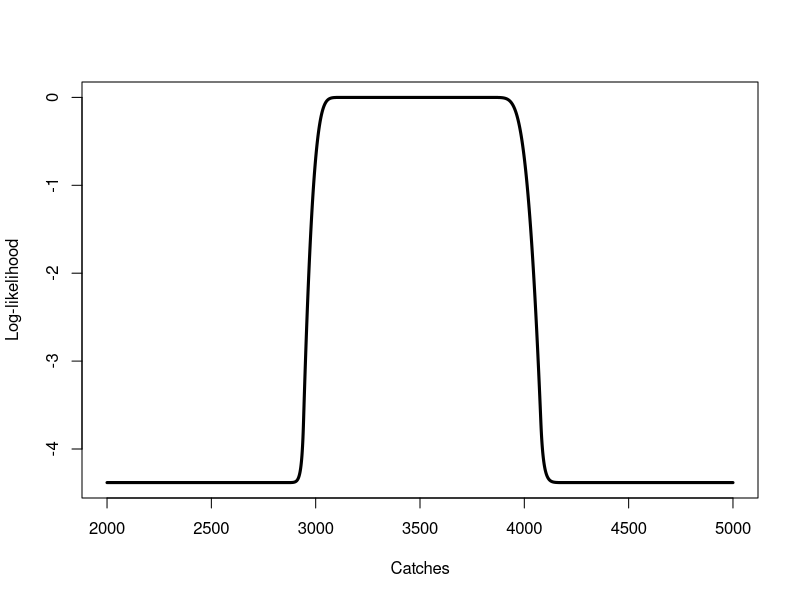
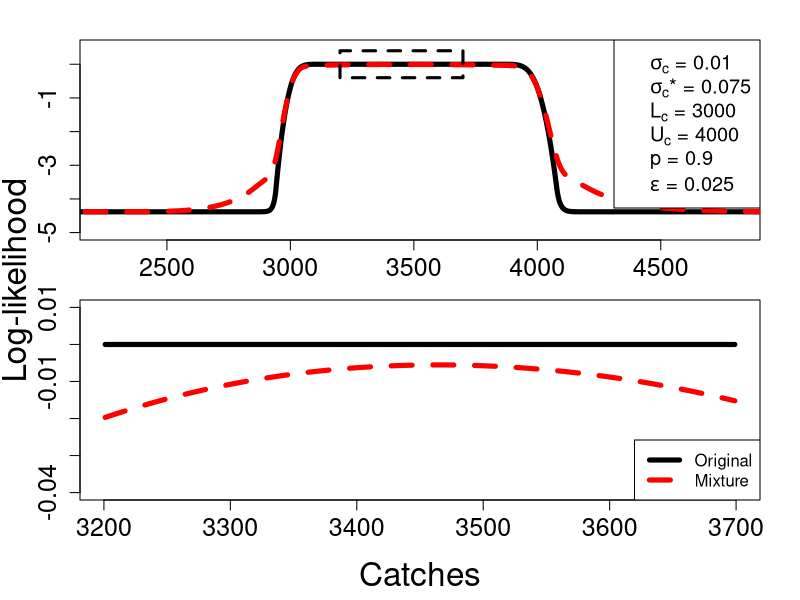

Generate these figures, in order, with R:
## ---- chunk 1
# credit for this code https://stat.ethz.ch/pipermail/r-help/2011-July/283736.html
set.seed(1001)
shape = 2
scale = 3
z <- rgamma(10000, shape = shape ,scale = scale)
var(z)
# shoudl be close to 
shape * scale^2
# calculate CV
1/sqrt(shape)
sd(z) / mean(z) # compare to cv
#> [1] 1.002399
## inverse link GLM
g1 <- glm(z ~ 1, family = Gamma(link = "inverse"))
summary(g1)
#Here the intercept estimate is 0.167 , which is very
#nearly 1/6 = 1/(shape*scale) -- i.e. the Gamma GLM is
#parameterized in terms of the mean (on the inverse scale).  
# If you want to recover the scale parameter for the intercept case, then
summary(g1)$dispersion / coef(g1)[1]

## to get the scale parameter the log-link gamma model
g2 <- glm(z ~ 1, family = Gamma(link = "log"))
summary(g2)
## scale param
summary(g2)$dispersion * exp(coef(g2)[1])
## shape param
1 / summary(g2)$dispersion
# the shape parameter (the reciprocal of the dispersion parameter)
## ---- chunk 2

#' Return the Pdf for the dirichlet multinomial tried to copy from The 
#' thorson paper. He deviates from the classic formulation by pulling out (x!) 
#' of the denominator from the right hand product
#' and moving it to the left denominator
#' @param: obs vector of observed compositions assumes sum(pi) = 1
#' @param: fitted vector of fiited compositions assumes sum(pi_fitted) = 1 
#' @param: beta variance inflation coefficient
#' @param: n is the total number of samples in the available data (which is restricted to any non-negative real number),
#' @return PDF
#'
ddirichmult = function(obs, beta, n, fitted, log = F) {
  if(sum(pi) != 1)
    stop("pi needs to sum to 1")
  if(sum(fitted) != 1)
    stop("pi_fitted needs to sum to 1")
  val = (lgamma(n + 1) + lgamma(beta)) - (lgamma(n + beta) + 
               sum(lgamma(n*obs + 1))) + sum(lgamma(n*obs + beta * fitted) 
                                             - lgamma(beta* fitted))
  if(log == F)
    val = exp(val)
  return(val)
}

#' returns the negative log-likelihood for the dirichlet multinomial
#' this is used in the TMB code, parameterised as theta.
ddirichmult_alt = function(obs, theta, fitted) {
  N_eff = sum(obs)
  obs_prop = obs / N_eff
  sum1 = sum2 = 0
  for(i in 1:length(obs)) {
    sum1 = sum1 + lgamma(N_eff * obs_prop[i] + 1);
    sum2 = sum2 + lgamma(N_eff * obs_prop[i] + theta * N_eff * 
                           fitted[i]) - lgamma(theta * N_eff * fitted[i])
  }
  nll = (lgamma(N_eff + 1) - sum1 + lgamma(theta * N_eff) - 
           lgamma(N_eff + theta * N_eff) + sum2);
  return(nll)
}

## run an example
set.seed(123)
n = 1000 ## sample size
pi = rnorm(10, 50, 10)
pi_fitted = rnorm(10,  50, 10)
pi = pi / sum(pi)
pi_fitted = pi_fitted / sum(pi_fitted)
size = n 
x = pi * n
beta = 7
theta = beta / n
## evaluate different functions
ddirichmult_alt(obs = x, theta = beta / sum(x), fitted = pi_fitted)
ddirichmult(obs = x / sum(x), n = sum(x), fitted = pi_fitted,  beta = beta, log = T)

## ---- chunk 3
#'
#' Follows Cadigan (2016) "A state-space stock assessment model for northern cod
#' including under-reported and variable nvatural mortality rates" Equation~7. 
#' This function shows the log-likelihood surface between bounds for a range of
#' parameters and catches

posfun = function(x, eps) {
  denom = 2;
  denom = denom - x/eps;
  ans = ifelse(x > eps, x, eps/denom);
  penalty = ifelse(x > eps, 0.0, 0.01 * (x - eps) * (x - eps));
  return(list(new_x = ans, pen = penalty))
}

#' catches<vector> catches to look at the profile over
#' upper<scalar> upper bound for censored likelihood
#' lower<scalar> lower bound for censored likelihood
#' sigma<scalar> standard deviation for censored likelihood
#' delta<scalar> delta the minium to look at 

catch_ll = function(catches, upper, lower, sigma, delta) {
  ll = vector()
  for(i in 1:length(catches)) {
    diff = pnorm(log(upper / catches[i]) / sigma) - 
      pnorm(log(lower / catches[i]) / sigma)
    ad_buffer = posfun(diff, delta)
    ll[i] = log(ad_buffer$new_x) + ad_buffer$pen
  }
  return(ll)
}

## run through
L_y = 3000
U_y = 4000
sigma = 0.01
delta = 0.025
catches = seq(2000,5000, by = 1)
ll = catch_ll(catches, upper = U_y, lower = L_y, sigma, delta)

plot(catches, ll, type = "l", lwd = 3, lty = 1, xlab = "Catches", ylab = "Log-likelihood")


#' Issues with the above "The log-likelihood can be very small even for values of Cy that are slightly
#' outside of the bounds, and this can lead to problems when optimisizing the likelihood."
#' Add a mixture
#'
#'
catch_ll_mixture = function(catches, upper, lower, sigma, prob, sigma_astrix, delta) {
  ll = vector()
  for(i in 1:length(catches)) {
    diff = (prob * pnorm(log(upper / catches[i]) / sigma) + (1 - prob) * pnorm(log(upper / catches[i]) / sigma_astrix)) - 
      (prob * pnorm(log(lower / catches[i]) / sigma) + (1 - prob) * pnorm(log(lower / catches[i]) / sigma_astrix))
    ad_buffer = posfun(diff, delta)
    ll[i] = log(ad_buffer$new_x) + ad_buffer$pen
  }
  return(ll)
}

sigma_astrix = 0.075
prob = 0.9
ll_mix = catch_ll_mixture(catches, upper = U_y, lower = L_y, sigma, prob, sigma_astrix, delta)


par(mfrow= c(2,1), oma = c(3,3,1,1), mar = c(2,1,1,1), cex.lab = 2, cex.axis = 1.5)
plot(catches, ll, type = "l", lwd = 5, lty = 1, xlab = "", ylab = "", ylim = c(-5, 0.5), xlim = c(2250, 4800))
lines(catches, ll_mix, lty = 2, lwd = 5, col = "red")
legend('topright', cex = 1.2, legend = c(expression(paste(sigma[c], " = ", 0.01)), expression(paste(sigma[c], "* = ", 0.075)),
                              expression(paste(L[c], " = ", 3000)), expression(paste(U[c], " = ", 4000)),
                              expression(paste(p, " = ", 0.9)), expression(paste(epsilon, " = ", 0.025))))
#legend("topright", legend = c("Original", "Mixture"), col = c("black","red"), lwd = 5, lty = c(1,2))
## is the top of flat
catch_ndx = catches > (L_y + 200) & catches < (U_y - 300)
polygon(x = c(min(catches[catch_ndx]), min(catches[catch_ndx]), max(catches[catch_ndx]),max(catches[catch_ndx])), y = c(-0.4, 0.4, 0.4, -0.4), lwd = 3, lty = 2)
plot(catches[catch_ndx], ll[catch_ndx], type = "l", lwd = 5, ylim = c(-0.04, 0.01), ylab = "", xlab = "", xlim = c(min(catches[catch_ndx]), max(catches[catch_ndx])))
lines(catches[catch_ndx], ll_mix[catch_ndx], lwd = 5, col = "red", lty = 2)
legend("bottomright", legend = c("Original", "Mixture"), col = c("black","red"), lwd = 5, lty = c(1,2))
mtext(side = 2, outer = T, adj = 0.5, las = 3, text = "Log-likelihood", line = 1.5, cex = 2)
mtext(side = 1, outer = T, adj = 0.5, las = 1, text = "Catches", line = 1.5, cex = 2)

